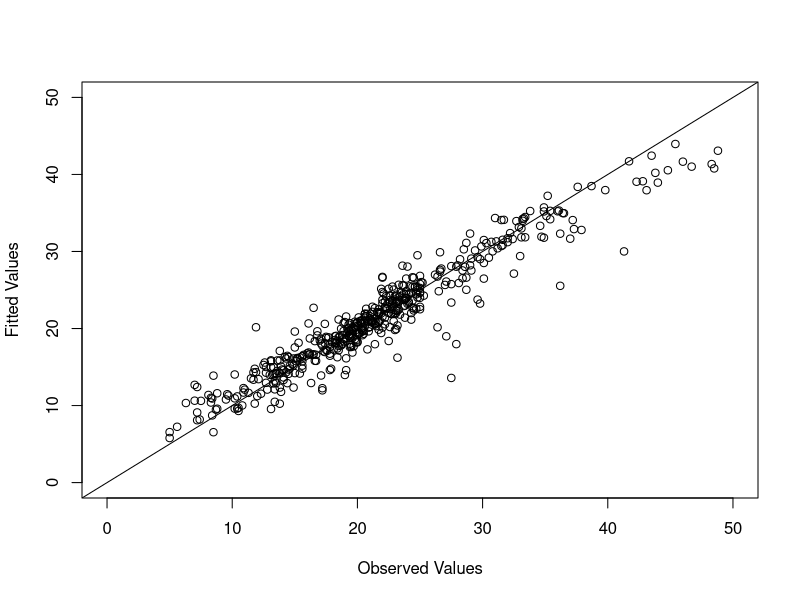

Here is the R script that generated this plot:
################################################
#
# Lab: SVM with Boston Data
#
################################################

## Calling packages

library(e1071) #install.packages("e1071")


## Data reading

library(MASS) 
i = which(Boston$medv == 50) 
boston = Boston[-i,] # delete cases with medv=50
boston$chas = factor(boston$chas)
boston$rad = factor(boston$rad)


## Model fitting

fit = svm(medv ~ ., data = boston) 
summary(fit) # print the fitted model


## Predicting

yhat = predict(fit, newdata=boston, type="response") # predictions
head(yhat)

plot(boston$medv, yhat, xlim=c(0,50), ylim=c(0,50), xlab="Observed Values", ylab="Fitted Values")
abline(a=0, b=1)


## Evaluating

mean((boston$medv - yhat)^2)  # MSE
mean(abs(boston$medv - yhat)) # MAE



###########################################
# Computing the test error by paritioning


## Data Partitioning 

set.seed(1234)
train.index = sample(1:nrow(boston), round(0.7*nrow(boston)))
boston.train = boston[ train.index,] #train data                              
boston.test  = boston[-train.index,] #test data


## Model Fitting

fit = svm(medv ~ ., data = boston.train)

## Predicting and Evaluating

yhat = predict(fit, newdata=boston.train, type="response")
mean((boston.train$medv - yhat)^2)  # train MSE
mean(abs(boston.train$medv - yhat)) # train MAE

yhat = predict(fit, newdata=boston.test, type="response")
mean((boston.test$medv - yhat)^2)  # test MSE
mean(abs(boston.test$medv - yhat)) # test MAE




##########################
# Computing the CV error


V = 10 #V-fold CV
mse.test = 0
mae.test = 0

set.seed(1234)
id = sample(1:V, nrow(boston), replace = T)

for(i in 1:V) {
  
  print(i)

  ## Data partitioning

  test.index = which(id==i)
  boston.train = boston[-test.index,] #train data                              
  boston.test  = boston[ test.index,] #test data

  ## Fitting

  fit = svm(medv ~ ., data = boston.train)

  ## Predicting and Evaluating

  yhat = predict(fit, newdata=boston.test, type="response")
  mse.test = mse.test + mean((boston.test$medv - yhat)^2)  # MSE
  mae.test = mae.test + mean(abs(boston.test$medv - yhat)) # MAE

}

cv.mse.test  = mse.test/V;  cv.mse.test  # test CV MSE
cv.mae.test  = mae.test/V;  cv.mae.test  # test CV MAE 


#END
